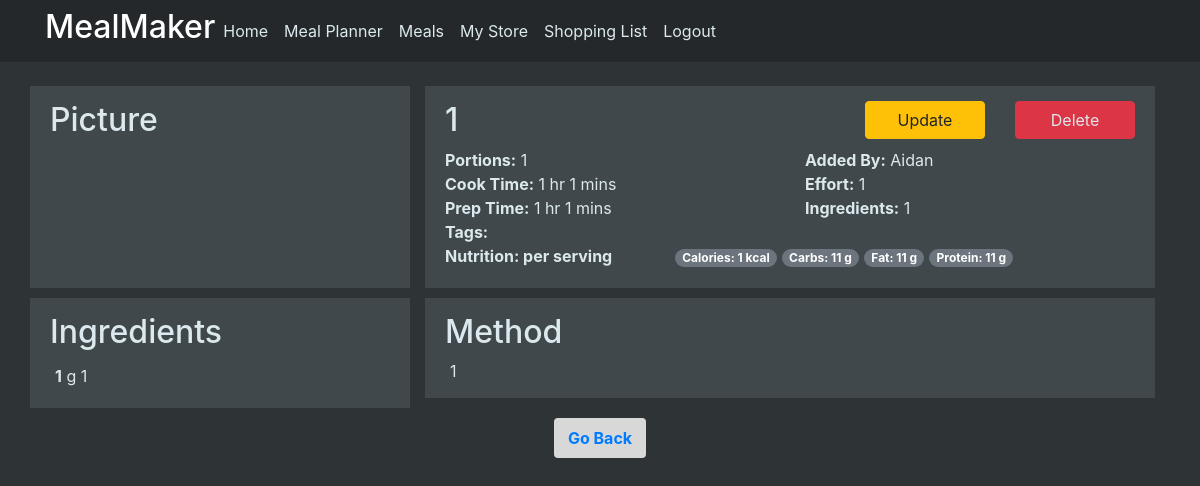
Before: /meal/1 (signed in) with the older database file.
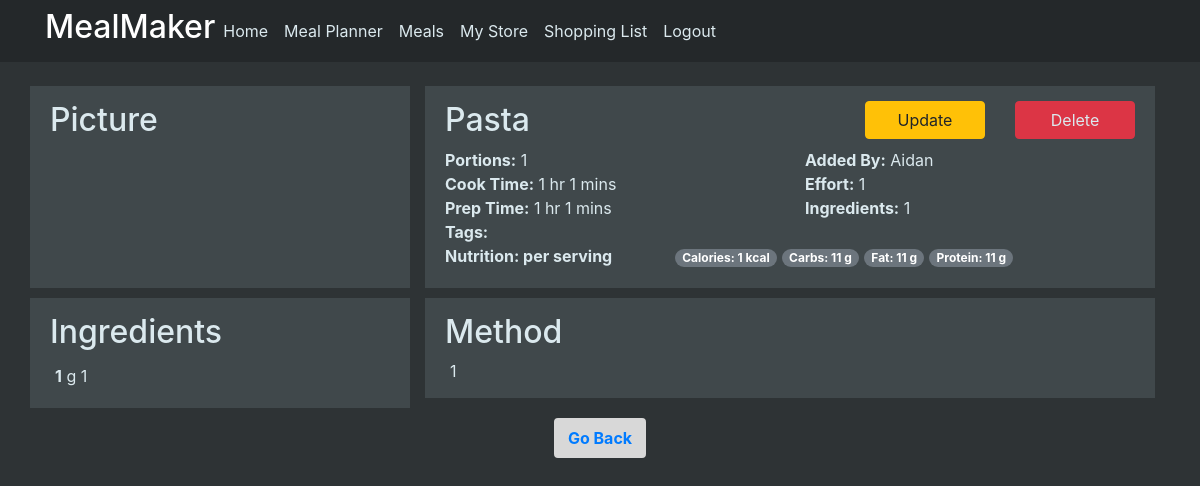
After: the same page with the newer database file.
### mealmaker/models.py (models this page shows)
class Meal(db.Model):
    id = db.Column(db.Integer, primary_key=True)
    date = db.Column(db.DateTime(timezone=True), default=func.now())
    name = db.Column(db.String(200), unique=True)
    portion = db.Column(db.Integer)
    prep_time_hour = db.Column(db.Integer)
    prep_time_min = db.Column(db.Integer)
    cook_time_hour = db.Column(db.Integer)
    cook_time_min = db.Column(db.Integer)
    diet_type = db.Column(db.String(20))
    health_type = db.Column(db.String(20))
    effort = db.Column(db.String(5))
    cost = db.Column(db.String(5))
    freezable = db.Column(db.String(5))
    num_ingredient = db.Column(db.Integer)
    time_to_go_off = db.Column(db.Integer)
    cal_per_portion = db.Column(db.Integer)
    protein_per_portion = db.Column(db.Integer)
    fat_per_portion = db.Column(db.Integer)
    carb_per_portion = db.Column(db.Integer)
    recipe = db.Column(db.Text)
    ingredients = db.relationship(
        "Ingredient", back_populates="meal_id", cascade="all, delete"
    )
    meal_plan = db.relationship("MealPlan", back_populates="meal_id")

class Ingredient(db.Model):
    id = db.Column(db.Integer, primary_key=True)
    name = db.Column(db.String(200))
    amount = db.Column(db.Integer)
    unit = db.Column(db.String(200))
    meal_link = db.Column(db.Integer, db.ForeignKey("meal.id"))
    meal_id = db.relationship(
        "Meal", back_populates="ingredients", collection_class=list
    )

### mealmaker/views.py (the view)
@views.route("/meal/<int:id>", methods=["GET", "POST"])
@login_required
def meal(id):
    meal = Meal.query.get_or_404(id)
    ingredient = Ingredient.query.filter(Ingredient.meal_link == id)
    form = UpdateMealForm()
    template_form = IngredientForm(prefix="ingredient-_-")
    if form.is_submitted():
        meal.name = form.name.data.lower()
        meal.portion = form.portion.data
        meal.prep_time_hour = form.prep_time_hour.data
        meal.prep_time_min = form.prep_time_min.data
        meal.cook_time_hour = form.cook_time_hour.data
        meal.cook_time_min = form.cook_time_min.data
        meal.diet_type = form.diet_type.data
        meal.health_type = form.health_type.data
        meal.effort = form.effort.data
        meal.cost = form.cost.data
        meal.freezable = form.freezable.data
        meal.num_ingredient = form.num_ingredient.data
        meal.time_to_go_off = form.time_to_go_off.data
        meal.cal_per_portion = form.cal_per_portion.data
        meal.protein_per_portion = form.protein_per_portion.data
        meal.fat_per_portion = form.fat_per_portion.data
        meal.carb_per_portion = form.carb_per_portion.data
        meal.recipe = form.recipe.data
        db.session.query(Ingredient).filter(Ingredient.meal_link == id).delete()
        db.session.commit()
        for i in form.ingredient.data:
            new_ingredient = Ingredient(
                name=i["ingredient_name"].lower(),
                amount=i["ingredient_amount"],
                unit=i["ingredient_unit"],
                meal_link=id,
            )
            db.session.add(new_ingredient)
        db.session.query(Ingredient).order_by(Ingredient.name.desc())
        db.session.commit()
        flash("Your meal has been updated!", "success")
        return redirect(url_for("views.meal", id=meal.id))
    elif request.method == "GET":
        form.name.data = meal.name
        form.portion.data = meal.portion
        form.prep_time_hour.data = meal.prep_time_hour
        form.prep_time_min.data = meal.prep_time_min
        form.cook_time_hour.data = meal.cook_time_hour
        form.cook_time_min.data = meal.cook_time_min
        form.diet_type.data = meal.diet_type
        form.health_type.data = meal.health_type
        form.effort.data = meal.effort
        form.cost.data = meal.cost
        form.freezable.data = meal.freezable
        form.num_ingredient.data = meal.num_ingredient
        form.time_to_go_off.data = meal.time_to_go_off
        form.cal_per_portion.data = meal.cal_per_portion
        form.protein_per_portion.data = meal.protein_per_portion
        form.fat_per_portion.data = meal.fat_per_portion
        form.carb_per_portion.data = meal.carb_per_portion
        form.recipe.data = meal.recipe
        for row in ingredient:
            subform = {
                "id": row.id,
                "ingredient_name": row.name,
                "ingredient_amount": row.amount,
                "ingredient_unit": row.unit,
            }
            form.ingredient.append_entry(subform)
        recipe_display = meal.recipe.replace('\r', '').split('\n')
    return render_template(
        "meal.html",
        user=current_user,
        form=form,
        meal=meal,
        ingredient=ingredient,
        legend="Update Meal",
        _template=template_form,
        recipe_display=recipe_display
    )

### mealmaker/__init__.py (called while the page is built)
def create_app():
    app = Flask(__name__)
    app.config["SECRET_KEY"] = "hjshjhdjah kjshkjdhjs"
    app.config["SQLALCHEMY_DATABASE_URI"] = f"sqlite:///{DB_NAME}"
    app.config["SQLALCHEMY_TRACK_MODIFICATIONS"] = False
    db.init_app(app)
    from .views import views
    from .auth import auth
    app.register_blueprint(views, url_prefix="/")
    app.register_blueprint(auth, url_prefix="/")
    from .models import User, Meal, Ingredient, MealPlan
    create_database(app)
    login_manager = LoginManager()
    login_manager.login_view = "auth.login"
    login_manager.init_app(app)
    @login_manager.user_loader
    def load_user(id):
        return User.query.get(id)
    return app

### mealmaker/templates/meal.html (shortened to what the changed rows need)
{% extends "layout.html" %}
{% import "update_macro.html" as macros %}
{% block content %}
<br>
<div class="row" id="Header">
  <div class="col-4 content-section-dim">
    <section>
      <div>
        <h2>Picture</h2>
      </div>
    </section>
  </div>
  <div class="col-md-8 ">
    <div class="content-section-dim">
      <div class="row">
        <div class="col-7">
          <h2>{{meal.name.title()}}</h2>
        </div>
      </div>
      <div class="row">
        <div class="col-6"><b>Portions:</b> {{meal.portion}}</div>
        <div class="col-6"><b>Added By:</b> {{user.first_name}}</div>
      </div>
      <div class="row">
        {% if meal.cook_time_hour == 0 %}
        <div class="col-6"><b>Cook Time:</b> {{meal.cook_time_min}} mins</div>
        {% elif meal.cook_time_hour == 1 and meal.cook_time_min == 0 %}
        <div class="col-6"><b>Cook Time:</b> {{meal.cook_time_hour}} hr</div>
        {% elif meal.cook_time_hour == 1 %}
        <div class="col-6"><b>Cook Time:</b> {{meal.cook_time_hour}} hr {{meal.cook_time_min}} mins</div>
        {% elif meal.cook_time_min == 0 %}
        <div class="col-6"><b>Cook Time:</b> {{meal.cook_time_hour}} hrs</div>
        {% else %}
        <div class="col-6"><b>Cook Time:</b> {{meal.cook_time_hour}} hrs {{meal.cook_time_min}} mins</div>
        {% endif %}
        <div class="col-6"><b>Effort:</b> {{meal.portion}}</div>
      </div>
      <div class="row">
        {% if meal.prep_time_hour == 0 %}
        <div class="col-6"><b>Prep Time:</b> {{meal.prep_time_min}} mins</div>
        {% elif meal.prep_time_hour == 1 and meal.prep_time_min == 0 %}
        <div class="col-6"><b>Prep Time:</b>  {{meal.prep_time_hour}} hr</div>
        {% elif meal.prep_time_hour == 1 %}
        <div class="col-6"><b>Prep Time:</b> {{meal.prep_time_hour}} hr {{meal.prep_time_min}} mins</div>
        {% elif meal.prep_time_min == 0 %}
        <div class="col-6"><b>Prep Time:</b> {{meal.prep_time_hour}} hrs</div>
        {% else %}
        <div class="col-6"><b>Prep Time:</b> {{meal.prep_time_hour}} hrs {{meal.prep_time_min}} mins</div>
        {% endif %}
        <div class="col-6"><b>Ingredients:</b> {{meal.num_ingredient}}</div>
      </div>
      <div class="row">
        <div class="tag-row"><span class="badge badge-pill badge-secondary">Calories: {{meal.cal_per_portion}} kcal</span></div>
        <div class="tag-row"><span class="badge badge-pill badge-secondary">Carbs: {{meal.protein_per_portion}} g</span></div>
        <div class="tag-row"><span class="badge badge-pill badge-secondary">Fat: {{meal.fat_per_portion}} g</span></div>
        <div class="tag-row"><span class="badge badge-pill badge-secondary">Protein: {{meal.carb_per_portion}} g</span></div>
      </div>
    </div>
  </div>
</div>
<div class="row" id="Body">
  <div class="col-4 media content-section-dim">
    <section>
      <h2>Ingredients</h2>
      <section class="media-body">
        <ul class="no-bullets">
          {% for i in ingredient %}
          <li><b>{{ i.amount}}</b> {{ i.unit}} {{ i.name}}</li>
          {% endfor %}
        </ul>
      </section>
    </section>
  </div>
  <div class="col-8">
    <div class="content-section-dim">
        <h2>Method</h2>
        {% for line in recipe_display %}
            {% if line[0:4] == 'Step' %}
                <div class="row row-heading"><b>{{line}}</b></div>
            {% else %}
            <div class="row row-body">{{line}}</div>
            {% endif %}
        {% endfor %}
    </div>
  </div>
</div>
{% endblock content %}

Changed rows visible on the page:
changed Meal: name "1" → "Pasta"
